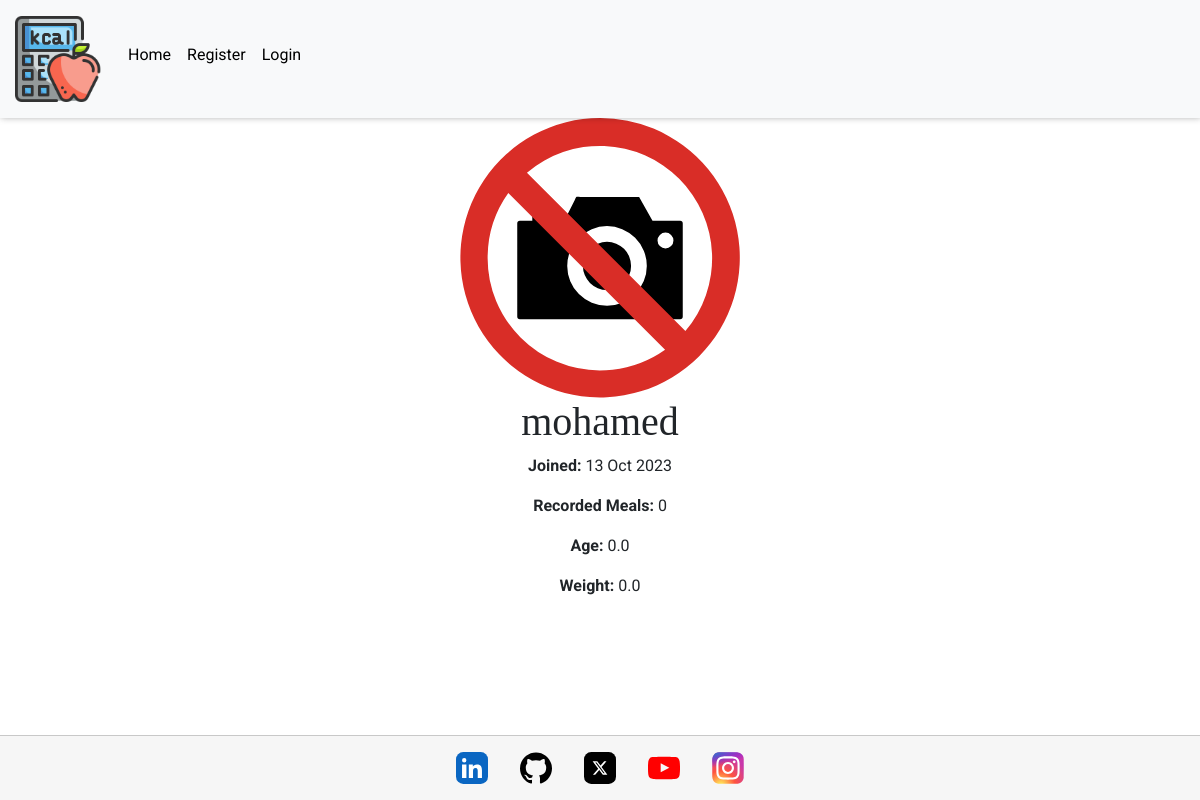
Screenshot of /profiles/user/4/ with the database file from the repository.
### profiles/models.py (models this page shows, shortened)
class Profile(models.Model):
    user = models.OneToOneField(User, related_name="profile", on_delete=models.CASCADE)
    image = models.ImageField(upload_to="profiles/")
    image_thumbnail = ImageSpecField(
        source="image",
        processors=[ResizeToFill(300, 300)],
        format="WEBP",
        options={"quality": 75},
    )
    bio = RichTextField(max_length=2500, null=True, blank=True)
    age = models.FloatField(null=False, default="0")
    weight = models.FloatField(null=False, default="0")

### profiles/views.py (the view)
# urls.py: path("user/<slug:pk>/", Profiles.as_view(), name="profile"),
class Profiles(TemplateView):
    template_name = "profiles/profile.html"
    def get_context_data(self, **kwargs):
        profile = Profile.objects.get(user=self.kwargs["pk"])
        context = {"profile": profile, "form": ProfileForm(instance=profile)}
        return context

### profiles/templates/profiles/profile.html (shortened to what this page needs)
{% extends "base.html" %}
{% load static %}
{% block content %}
<div class="container p4">
    <div class="profile">
        <div class="info">
            <div class="profile-img text-center">
                {% if profile.image.url is not none %}
                <img src="{{ profile.image.url }}" alt="{{ profile.user.username }}'s profile image">
                {% else %}
                <img src="{% static '/icons/no-photography-icon.svg' %}" alt="Image not found icon">
                {% endif %}
            </div>
            <h1>{{ profile.user.username }}</h1>
            <p><strong>Joined: </strong>{{ profile.user.date_joined|date:'d M Y' }}</p>
            <p><strong>Recorded Meals: </strong>{{ profile.trackers.all.count }}</p>
            <p><strong>Age: </strong>{{ profile.age}}</p>
            <p><strong>Weight: </strong>{{ profile.weight}}</p>
        </div>
    </div>
</div>
{% endblock %}

### static/css/base.css (style rules this page uses)
:root { --title: 'EB Garamond', serif; --main-font: 'Roboto', serif; --background: #3f006a0f; --blue: #0d6efd; --black: #000; --off-white: #f6f6f6; --white: #fff; --orange: #ffbf50; --smal-box-shadow: 1px -1px 7px 0 #00000061; --border: 1px solid #00000030; }
html, body { height: 100%; }
body { display: flex; flex-direction: column; font-family: var(--main-font); }
h1, h2, h3, h4, h5, h6 { font-family: var(--title); }
.profile-img { width: 280px; margin: 0 auto; }
.profile-img img { border-radius: 8px; width: 100%; }
.profile { display: flex; flex-direction: column; justify-content: center; }
.info { width: 100%; text-align: center; }

### rows the page displays
Profile: user.username "mohamed", user.date_joined "13 Oct 2023", trackers.all.count "0", age "0.0", weight "0.0"
